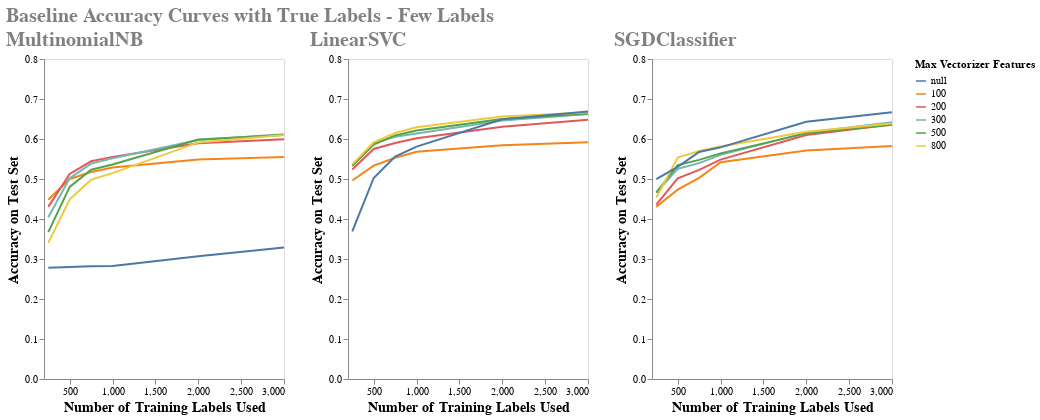

Write notebook code for a chart like this one.
### Markdown cell above
Zoom in to the early part of the chart and the first labels added.

### Code cell
upper_early_sample_limit = 3000
chrts_early = []
for model_type in model_dict.keys():
    chrts_early.append(chart_results_curve(df_results.loc[(df_results['model_type']==model_type) & (df_results['samples']<=upper_early_sample_limit)], model_type))

super_chrt_early = alt.hconcat(chrts_early[0] | chrts_early [1] | chrts_early [2]).properties(
    title='Baseline Accuracy Curves with True Labels - Few Labels'
).configure_title(
    fontSize=20,
    anchor='start',
    color='gray'
)
super_chrt_early.save('super_chrt_early.html')
super_chrt_early

### Figure 1 — Vega-Lite specification as saved in the notebook (floating-point values rounded to 4 significant figures)
{"usermeta": {"embedOptions": {"theme": "fivethirtyeight"}}, "config": {"view": {"continuousWidth": 400, "continuousHeight": 300}, "title": {"anchor": "start", "color": "gray", "fontSize": 20}}, "hconcat": [{"hconcat": [{"data": {"name": "data-4b0f438225a90ac14c1f71bf13c16c12"}, "mark": "line", "encoding": {"color": {"type": "nominal", "field": "vectorizer_num_features", "title": "Max Vectorizer Features"}, "tooltip": [{"type": "quantitative", "field": "samples", "format": ",.0f"}, {"type": "quantitative", "field": "test_accuracy", "format": ",.4f"}, {"type": "quantitative", "field": "vectorizer_num_features"}, {"type": "quantitative", "field": "run_time", "format": ",.4f"}], "x": {"type": "quantitative", "axis": {"grid": false, "title": "Number of Training Labels Used", "titleFontSize": 14}, "field": "samples"}, "y": {"type": "quantitative", "axis": {"grid": false, "title": "Accuracy on Test Set", "titleFontSize": 14}, "field": "test_accuracy", "scale": {"domain": [0.0, 0.8]}}}, "height": 320, "title": "MultinomialNB", "width": 240}, {"data": {"name": "data-7a27d4958bae50dfa9df7ebdec9fa045"}, "mark": "line", "encoding": {"color": {"type": "nominal", "field": "vectorizer_num_features", "title": "Max Vectorizer Features"}, "tooltip": [{"type": "quantitative", "field": "samples", "format": ",.0f"}, {"type": "quantitative", "field": "test_accuracy", "format": ",.4f"}, {"type": "quantitative", "field": "vectorizer_num_features"}, {"type": "quantitative", "field": "run_time", "format": ",.4f"}], "x": {"type": "quantitative", "axis": {"grid": false, "title": "Number of Training Labels Used", "titleFontSize": 14}, "field": "samples"}, "y": {"type": "quantitative", "axis": {"grid": false, "title": "Accuracy on Test Set", "titleFontSize": 14}, "field": "test_accuracy", "scale": {"domain": [0.0, 0.8]}}}, "height": 320, "title": "LinearSVC", "width": 240}, {"data": {"name": "data-a63948132ed322f52785a71ae1d37b2b"}, "mark": "line", "encoding": {"color": {"type": "nominal", "field": "vectorizer_num_features", "title": "Max Vectorizer Features"}, "tooltip": [{"type": "quantitative", "field": "samples", "format": ",.0f"}, {"type": "quantitative", "field": "test_accuracy", "format": ",.4f"}, {"type": "quantitative", "field": "vectorizer_num_features"}, {"type": "quantitative", "field": "run_time", "format": ",.4f"}], "x": {"type": "quantitative", "axis": {"grid": false, "title": "Number of Training Labels Used", "titleFontSize": 14}, "field": "samples"}, "y": {"type": "quantitative", "axis": {"grid": false, "title": "Accuracy on Test Set", "titleFontSize": 14}, "field": "test_accuracy", "scale": {"domain": [0.0, 0.8]}}}, "height": 320, "title": "SGDClassifier", "width": 240}]}], "title": "Baseline Accuracy Curves with True Labels - Few Labels", "$schema": "https://vega.github.io/schema/vega-lite/v4.8.1.json", "datasets": {"data-4b0f438225a90ac14c1f71bf13c16c12": [{"model_type": "MultinomialNB", "vectorizer_num_features": 100, "semi_supervised": false, "samples": 250, "dummy_train_accuracy": 0.1713, "dummy_test_accuracy": 0.1628, "train_accuracy": 0.6375, "test_accuracy": 0.448, "run_time": 0.005997}, {"model_type": "MultinomialNB", "vectorizer_num_features": 100, "semi_supervised": false, "samples": 500, "dummy_train_accuracy": 0.1697, "dummy_test_accuracy": 0.1542, "train_accuracy": 0.6327, "test_accuracy": 0.5001, "run_time": 0.004021}, {"model_type": "MultinomialNB", "vectorizer_num_features": 100, "semi_supervised": false, "samples": 750, "dummy_train_accuracy": 0.1704, "dummy_test_accuracy": 0.1532, "train_accuracy": 0.6125, "test_accuracy": 0.5177, "run_time": 0.009001}, {"model_type": "MultinomialNB", "vectorizer_num_features": 100, "semi_supervised": false, "samples": 1000, "dummy_train_accuracy": 0.1638, "dummy_test_accuracy": 0.1566, "train_accuracy": 0.6194, "test_accuracy": 0.5286, "run_time": 0.006}, {"model_type": "MultinomialNB", "vectorizer_num_features": 100, "semi_supervised": false, "samples": 2000, "dummy_train_accuracy": 0.1479, "dummy_test_accuracy": 0.1567, "train_accuracy": 0.5847, "test_accuracy": 0.5489, "run_time": 0.009023}, {"model_type": "MultinomialNB", "vectorizer_num_features": 100, "semi_supervised": false, "samples": 3000, "dummy_train_accuracy": 0.1649, "dummy_test_accuracy": 0.1534, "train_accuracy": 0.5861, "test_accuracy": 0.5551, "run_time": 0.01202}, {"model_type": "MultinomialNB", "vectorizer_num_features": 200, "semi_supervised": false, "samples": 250, "dummy_train_accuracy": 0.1713, "dummy_test_accuracy": 0.1628, "train_accuracy": 0.6295, "test_accuracy": 0.4302, "run_time": 0.005}, {"model_type": "MultinomialNB", "vectorizer_num_features": 200, "semi_supervised": false, "samples": 500, "dummy_train_accuracy": 0.1697, "dummy_test_accuracy": 0.1542, "train_accuracy": 0.6567, "test_accuracy": 0.5126, "run_time": 0.005999}, {"model_type": "MultinomialNB", "vectorizer_num_features": 200, "semi_supervised": false, "samples": 750, "dummy_train_accuracy": 0.1704, "dummy_test_accuracy": 0.1532, "train_accuracy": 0.6738, "test_accuracy": 0.5443, "run_time": 0.006001}, {"model_type": "MultinomialNB", "vectorizer_num_features": 200, "semi_supervised": false, "samples": 1000, "dummy_train_accuracy": 0.1638, "dummy_test_accuracy": 0.1566, "train_accuracy": 0.6753, "test_accuracy": 0.5553, "run_time": 0.006999}, {"model_type": "MultinomialNB", "vectorizer_num_features": 200, "semi_supervised": false, "samples": 2000, "dummy_train_accuracy": 0.1479, "dummy_test_accuracy": 0.1567, "train_accuracy": 0.6582, "test_accuracy": 0.5891, "run_time": 0.018}, {"model_type": "MultinomialNB", "vectorizer_num_features": 200, "semi_supervised": false, "samples": 3000, "dummy_train_accuracy": 0.1649, "dummy_test_accuracy": 0.1534, "train_accuracy": 0.6511, "test_accuracy": 0.5993, "run_time": 0.01502}, {"model_type": "MultinomialNB", "vectorizer_num_features": 300, "semi_supervised": false, "samples": 250, "dummy_train_accuracy": 0.1713, "dummy_test_accuracy": 0.1628, "train_accuracy": 0.6414, "test_accuracy": 0.4042, "run_time": 0.005001}, {"model_type": "MultinomialNB", "vectorizer_num_features": 300, "semi_supervised": false, "samples": 500, "dummy_train_accuracy": 0.1697, "dummy_test_accuracy": 0.1542, "train_accuracy": 0.6786, "test_accuracy": 0.5022, "run_time": 0.007001}, {"model_type": "MultinomialNB", "vectorizer_num_features": 300, "semi_supervised": false, "samples": 750, "dummy_train_accuracy": 0.1704, "dummy_test_accuracy": 0.1532, "train_accuracy": 0.7017, "test_accuracy": 0.5385, "run_time": 0.006}, {"model_type": "MultinomialNB", "vectorizer_num_features": 300, "semi_supervised": false, "samples": 1000, "dummy_train_accuracy": 0.1638, "dummy_test_accuracy": 0.1566, "train_accuracy": 0.7063, "test_accuracy": 0.552, "run_time": 0.007001}, {"model_type": "MultinomialNB", "vectorizer_num_features": 300, "semi_supervised": false, "samples": 2000, "dummy_train_accuracy": 0.1479, "dummy_test_accuracy": 0.1567, "train_accuracy": 0.6902, "test_accuracy": 0.5978, "run_time": 0.01}, {"model_type": "MultinomialNB", "vectorizer_num_features": 300, "semi_supervised": false, "samples": 3000, "dummy_train_accuracy": 0.1649, "dummy_test_accuracy": 0.1534, "train_accuracy": 0.6871, "test_accuracy": 0.6116, "run_time": 0.014}, {"model_type": "MultinomialNB", "vectorizer_num_features": 500, "semi_supervised": false, "samples": 250, "dummy_train_accuracy": 0.1713, "dummy_test_accuracy": 0.1628, "train_accuracy": 0.6215, "test_accuracy": 0.367, "run_time": 0.003999}, {"model_type": "MultinomialNB", "vectorizer_num_features": 500, "semi_supervised": false, "samples": 500, "dummy_train_accuracy": 0.1697, "dummy_test_accuracy": 0.1542, "train_accuracy": 0.6846, "test_accuracy": 0.4801, "run_time": 0.007}, {"model_type": "MultinomialNB", "vectorizer_num_features": 500, "semi_supervised": false, "samples": 750, "dummy_train_accuracy": 0.1704, "dummy_test_accuracy": 0.1532, "train_accuracy": 0.7124, "test_accuracy": 0.5233, "run_time": 0.005998}, {"model_type": "MultinomialNB", "vectorizer_num_features": 500, "semi_supervised": false, "samples": 1000, "dummy_train_accuracy": 0.1638, "dummy_test_accuracy": 0.1566, "train_accuracy": 0.7123, "test_accuracy": 0.5362, "run_time": 0.008004}, {"model_type": "MultinomialNB", "vectorizer_num_features": 500, "semi_supervised": false, "samples": 2000, "dummy_train_accuracy": 0.1479, "dummy_test_accuracy": 0.1567, "train_accuracy": 0.7081, "test_accuracy": 0.5987, "run_time": 0.008}, {"model_type": "MultinomialNB", "vectorizer_num_features": 500, "semi_supervised": false, "samples": 3000, "dummy_train_accuracy": 0.1649, "dummy_test_accuracy": 0.1534, "train_accuracy": 0.7054, "test_accuracy": 0.6099, "run_time": 0.012}, {"model_type": "MultinomialNB", "vectorizer_num_features": 800, "semi_supervised": false, "samples": 250, "dummy_train_accuracy": 0.1713, "dummy_test_accuracy": 0.1628, "train_accuracy": 0.6056, "test_accuracy": 0.3403, "run_time": 0.004985}, {"model_type": "MultinomialNB", "vectorizer_num_features": 800, "semi_supervised": false, "samples": 500, "dummy_train_accuracy": 0.1697, "dummy_test_accuracy": 0.1542, "train_accuracy": 0.6647, "test_accuracy": 0.4493, "run_time": 0.004999}, {"model_type": "MultinomialNB", "vectorizer_num_features": 800, "semi_supervised": false, "samples": 750, "dummy_train_accuracy": 0.1704, "dummy_test_accuracy": 0.1532, "train_accuracy": 0.6977, "test_accuracy": 0.4984, "run_time": 0.011}, {"model_type": "MultinomialNB", "vectorizer_num_features": 800, "semi_supervised": false, "samples": 1000, "dummy_train_accuracy": 0.1638, "dummy_test_accuracy": 0.1566, "train_accuracy": 0.7063, "test_accuracy": 0.5147, "run_time": 0.007997}, {"model_type": "MultinomialNB", "vectorizer_num_features": 800, "semi_supervised": false, "samples": 2000, "dummy_train_accuracy": 0.1479, "dummy_test_accuracy": 0.1567, "train_accuracy": 0.7211, "test_accuracy": 0.5914, "run_time": 0.01}, {"model_type": "MultinomialNB", "vectorizer_num_features": 800, "semi_supervised": false, "samples": 3000, "dummy_train_accuracy": 0.1649, "dummy_test_accuracy": 0.1534, "train_accuracy": 0.7214, "test_accuracy": 0.61, "run_time": 0.015}, {"model_type": "MultinomialNB", "vectorizer_num_features": null, "semi_supervised": false, "samples": 250, "dummy_train_accuracy": 0.1713, "dummy_test_accuracy": 0.1628, "train_accuracy": 0.4263, "test_accuracy": 0.2784, "run_time": 0.232}, {"model_type": "MultinomialNB", "vectorizer_num_features": null, "semi_supervised": false, "samples": 500, "dummy_train_accuracy": 0.1697, "dummy_test_accuracy": 0.1542, "train_accuracy": 0.509, "test_accuracy": 0.2802, "run_time": 0.228}, {"model_type": "MultinomialNB", "vectorizer_num_features": null, "semi_supervised": false, "samples": 750, "dummy_train_accuracy": 0.1704, "dummy_test_accuracy": 0.1532, "train_accuracy": 0.5286, "test_accuracy": 0.2821, "run_time": 0.216}, {"model_type": "MultinomialNB", "vectorizer_num_features": null, "semi_supervised": false, "samples": 1000, "dummy_train_accuracy": 0.1638, "dummy_test_accuracy": 0.1566, "train_accuracy": 0.4755, "test_accuracy": 0.2825, "run_time": 0.207}, {"model_type": "MultinomialNB", "vectorizer_num_features": null, "semi_supervised": false, "samples": 2000, "dummy_train_accuracy": 0.1479, "dummy_test_accuracy": 0.1567, "train_accuracy": 0.5522, "test_accuracy": 0.3067, "run_time": 0.211}, {"model_type": "MultinomialNB", "vectorizer_num_features": null, "semi_supervised": false, "samples": 3000, "dummy_train_accuracy": 0.1649, "dummy_test_accuracy": 0.1534, "train_accuracy": 0.5891, "test_accuracy": 0.3288, "run_time": 0.204}], "data-7a27d4958bae50dfa9df7ebdec9fa045": [{"model_type": "LinearSVC", "vectorizer_num_features": 100, "semi_supervised": false, "samples": 250, "dummy_train_accuracy": 0.1713, "dummy_test_accuracy": 0.1628, "train_accuracy": 0.8884, "test_accuracy": 0.4962, "run_time": 0.005992}, {"model_type": "LinearSVC", "vectorizer_num_features": 100, "semi_supervised": false, "samples": 500, "dummy_train_accuracy": 0.1697, "dummy_test_accuracy": 0.1542, "train_accuracy": 0.7924, "test_accuracy": 0.5336, "run_time": 0.007}, {"model_type": "LinearSVC", "vectorizer_num_features": 100, "semi_supervised": false, "samples": 750, "dummy_train_accuracy": 0.1704, "dummy_test_accuracy": 0.1532, "train_accuracy": 0.7324, "test_accuracy": 0.5531, "run_time": 0.008999}, {"model_type": "LinearSVC", "vectorizer_num_features": 100, "semi_supervised": false, "samples": 1000, "dummy_train_accuracy": 0.1638, "dummy_test_accuracy": 0.1566, "train_accuracy": 0.7063, "test_accuracy": 0.5679, "run_time": 0.012}, {"model_type": "LinearSVC", "vectorizer_num_features": 100, "semi_supervised": false, "samples": 2000, "dummy_train_accuracy": 0.1479, "dummy_test_accuracy": 0.1567, "train_accuracy": 0.6612, "test_accuracy": 0.5846, "run_time": 0.02401}, {"model_type": "LinearSVC", "vectorizer_num_features": 100, "semi_supervised": false, "samples": 3000, "dummy_train_accuracy": 0.1649, "dummy_test_accuracy": 0.1534, "train_accuracy": 0.6395, "test_accuracy": 0.5921, "run_time": 0.05801}, {"model_type": "LinearSVC", "vectorizer_num_features": 200, "semi_supervised": false, "samples": 250, "dummy_train_accuracy": 0.1713, "dummy_test_accuracy": 0.1628, "train_accuracy": 0.9562, "test_accuracy": 0.5237, "run_time": 0.005998}, {"model_type": "LinearSVC", "vectorizer_num_features": 200, "semi_supervised": false, "samples": 500, "dummy_train_accuracy": 0.1697, "dummy_test_accuracy": 0.1542, "train_accuracy": 0.9182, "test_accuracy": 0.5751, "run_time": 0.007}, {"model_type": "LinearSVC", "vectorizer_num_features": 200, "semi_supervised": false, "samples": 750, "dummy_train_accuracy": 0.1704, "dummy_test_accuracy": 0.1532, "train_accuracy": 0.8695, "test_accuracy": 0.5899, "run_time": 0.01}, {"model_type": "LinearSVC", "vectorizer_num_features": 200, "semi_supervised": false, "samples": 1000, "dummy_train_accuracy": 0.1638, "dummy_test_accuracy": 0.1566, "train_accuracy": 0.8302, "test_accuracy": 0.6018, "run_time": 0.01299}, {"model_type": "LinearSVC", "vectorizer_num_features": 200, "semi_supervised": false, "samples": 2000, "dummy_train_accuracy": 0.1479, "dummy_test_accuracy": 0.1567, "train_accuracy": 0.7631, "test_accuracy": 0.6303, "run_time": 0.036}, {"model_type": "LinearSVC", "vectorizer_num_features": 200, "semi_supervised": false, "samples": 3000, "dummy_train_accuracy": 0.1649, "dummy_test_accuracy": 0.1534, "train_accuracy": 0.7358, "test_accuracy": 0.6478, "run_time": 0.04498}, {"model_type": "LinearSVC", "vectorizer_num_features": 300, "semi_supervised": false, "samples": 250, "dummy_train_accuracy": 0.1713, "dummy_test_accuracy": 0.1628, "train_accuracy": 0.988, "test_accuracy": 0.5335, "run_time": 0.00802}, {"model_type": "LinearSVC", "vectorizer_num_features": 300, "semi_supervised": false, "samples": 500, "dummy_train_accuracy": 0.1697, "dummy_test_accuracy": 0.1542, "train_accuracy": 0.9641, "test_accuracy": 0.59, "run_time": 0.008999}, {"model_type": "LinearSVC", "vectorizer_num_features": 300, "semi_supervised": false, "samples": 750, "dummy_train_accuracy": 0.1704, "dummy_test_accuracy": 0.1532, "train_accuracy": 0.9334, "test_accuracy": 0.6056, "run_time": 0.009998}, {"model_type": "LinearSVC", "vectorizer_num_features": 300, "semi_supervised": false, "samples": 1000, "dummy_train_accuracy": 0.1638, "dummy_test_accuracy": 0.1566, "train_accuracy": 0.9041, "test_accuracy": 0.6139, "run_time": 0.01298}, {"model_type": "LinearSVC", "vectorizer_num_features": 300, "semi_supervised": false, "samples": 2000, "dummy_train_accuracy": 0.1479, "dummy_test_accuracy": 0.1567, "train_accuracy": 0.8331, "test_accuracy": 0.6464, "run_time": 0.024}, {"model_type": "LinearSVC", "vectorizer_num_features": 300, "semi_supervised": false, "samples": 3000, "dummy_train_accuracy": 0.1649, "dummy_test_accuracy": 0.1534, "train_accuracy": 0.7951, "test_accuracy": 0.6626, "run_time": 0.05198}, {"model_type": "LinearSVC", "vectorizer_num_features": 500, "semi_supervised": false, "samples": 250, "dummy_train_accuracy": 0.1713, "dummy_test_accuracy": 0.1628, "train_accuracy": 0.996, "test_accuracy": 0.5325, "run_time": 0.005}, {"model_type": "LinearSVC", "vectorizer_num_features": 500, "semi_supervised": false, "samples": 500, "dummy_train_accuracy": 0.1697, "dummy_test_accuracy": 0.1542, "train_accuracy": 0.986, "test_accuracy": 0.5861, "run_time": 0.009979}, {"model_type": "LinearSVC", "vectorizer_num_features": 500, "semi_supervised": false, "samples": 750, "dummy_train_accuracy": 0.1704, "dummy_test_accuracy": 0.1532, "train_accuracy": 0.9774, "test_accuracy": 0.6089, "run_time": 0.009998}, {"model_type": "LinearSVC", "vectorizer_num_features": 500, "semi_supervised": false, "samples": 1000, "dummy_train_accuracy": 0.1638, "dummy_test_accuracy": 0.1566, "train_accuracy": 0.966, "test_accuracy": 0.621, "run_time": 0.015}, {"model_type": "LinearSVC", "vectorizer_num_features": 500, "semi_supervised": false, "samples": 2000, "dummy_train_accuracy": 0.1479, "dummy_test_accuracy": 0.1567, "train_accuracy": 0.8921, "test_accuracy": 0.6499, "run_time": 0.026}, {"model_type": "LinearSVC", "vectorizer_num_features": 500, "semi_supervised": false, "samples": 3000, "dummy_train_accuracy": 0.1649, "dummy_test_accuracy": 0.1534, "train_accuracy": 0.8574, "test_accuracy": 0.6634, "run_time": 0.04901}, {"model_type": "LinearSVC", "vectorizer_num_features": 800, "semi_supervised": false, "samples": 250, "dummy_train_accuracy": 0.1713, "dummy_test_accuracy": 0.1628, "train_accuracy": 1.0, "test_accuracy": 0.5367, "run_time": 0.006001}, {"model_type": "LinearSVC", "vectorizer_num_features": 800, "semi_supervised": false, "samples": 500, "dummy_train_accuracy": 0.1697, "dummy_test_accuracy": 0.1542, "train_accuracy": 0.998, "test_accuracy": 0.5916, "run_time": 0.009999}, {"model_type": "LinearSVC", "vectorizer_num_features": 800, "semi_supervised": false, "samples": 750, "dummy_train_accuracy": 0.1704, "dummy_test_accuracy": 0.1532, "train_accuracy": 0.992, "test_accuracy": 0.6148, "run_time": 0.013}, {"model_type": "LinearSVC", "vectorizer_num_features": 800, "semi_supervised": false, "samples": 1000, "dummy_train_accuracy": 0.1638, "dummy_test_accuracy": 0.1566, "train_accuracy": 0.984, "test_accuracy": 0.6292, "run_time": 0.01699}, {"model_type": "LinearSVC", "vectorizer_num_features": 800, "semi_supervised": false, "samples": 2000, "dummy_train_accuracy": 0.1479, "dummy_test_accuracy": 0.1567, "train_accuracy": 0.9395, "test_accuracy": 0.6565, "run_time": 0.031}, {"model_type": "LinearSVC", "vectorizer_num_features": 800, "semi_supervised": false, "samples": 3000, "dummy_train_accuracy": 0.1649, "dummy_test_accuracy": 0.1534, "train_accuracy": 0.9077, "test_accuracy": 0.6661, "run_time": 0.044}, {"model_type": "LinearSVC", "vectorizer_num_features": null, "semi_supervised": false, "samples": 250, "dummy_train_accuracy": 0.1713, "dummy_test_accuracy": 0.1628, "train_accuracy": 1.0, "test_accuracy": 0.3693, "run_time": 0.093}, {"model_type": "LinearSVC", "vectorizer_num_features": null, "semi_supervised": false, "samples": 500, "dummy_train_accuracy": 0.1697, "dummy_test_accuracy": 0.1542, "train_accuracy": 1.0, "test_accuracy": 0.5026, "run_time": 0.099}, {"model_type": "LinearSVC", "vectorizer_num_features": null, "semi_supervised": false, "samples": 750, "dummy_train_accuracy": 0.1704, "dummy_test_accuracy": 0.1532, "train_accuracy": 1.0, "test_accuracy": 0.5561, "run_time": 0.101}, {"model_type": "LinearSVC", "vectorizer_num_features": null, "semi_supervised": false, "samples": 1000, "dummy_train_accuracy": 0.1638, "dummy_test_accuracy": 0.1566, "train_accuracy": 1.0, "test_accuracy": 0.581, "run_time": 0.103}, {"model_type": "LinearSVC", "vectorizer_num_features": null, "semi_supervised": false, "samples": 2000, "dummy_train_accuracy": 0.1479, "dummy_test_accuracy": 0.1567, "train_accuracy": 1.0, "test_accuracy": 0.6495, "run_time": 0.156}, {"model_type": "LinearSVC", "vectorizer_num_features": null, "semi_supervised": false, "samples": 3000, "dummy_train_accuracy": 0.1649, "dummy_test_accuracy": 0.1534, "train_accuracy": 1.0, "test_accuracy": 0.6689, "run_time": 0.212}], "data-a63948132ed322f52785a71ae1d37b2b": [{"model_type": "SGDClassifier", "vectorizer_num_features": 100, "semi_supervised": false, "samples": 250, "dummy_train_accuracy": 0.1713, "dummy_test_accuracy": 0.1628, "train_accuracy": 0.9283, "test_accuracy": 0.4304, "run_time": 0.115}, {"model_type": "SGDClassifier", "vectorizer_num_features": 100, "semi_supervised": false, "samples": 500, "dummy_train_accuracy": 0.1697, "dummy_test_accuracy": 0.1542, "train_accuracy": 0.8483, "test_accuracy": 0.4735, "run_time": 0.117}, {"model_type": "SGDClassifier", "vectorizer_num_features": 100, "semi_supervised": false, "samples": 750, "dummy_train_accuracy": 0.1704, "dummy_test_accuracy": 0.1532, "train_accuracy": 0.7683, "test_accuracy": 0.503, "run_time": 0.115}, {"model_type": "SGDClassifier", "vectorizer_num_features": 100, "semi_supervised": false, "samples": 1000, "dummy_train_accuracy": 0.1638, "dummy_test_accuracy": 0.1566, "train_accuracy": 0.7243, "test_accuracy": 0.542, "run_time": 0.116}, {"model_type": "SGDClassifier", "vectorizer_num_features": 100, "semi_supervised": false, "samples": 2000, "dummy_train_accuracy": 0.1479, "dummy_test_accuracy": 0.1567, "train_accuracy": 0.6432, "test_accuracy": 0.571, "run_time": 0.112}, {"model_type": "SGDClassifier", "vectorizer_num_features": 100, "semi_supervised": false, "samples": 3000, "dummy_train_accuracy": 0.1649, "dummy_test_accuracy": 0.1534, "train_accuracy": 0.6415, "test_accuracy": 0.5828, "run_time": 0.117}, {"model_type": "SGDClassifier", "vectorizer_num_features": 200, "semi_supervised": false, "samples": 250, "dummy_train_accuracy": 0.1713, "dummy_test_accuracy": 0.1628, "train_accuracy": 0.988, "test_accuracy": 0.4361, "run_time": 0.124}, {"model_type": "SGDClassifier", "vectorizer_num_features": 200, "semi_supervised": false, "samples": 500, "dummy_train_accuracy": 0.1697, "dummy_test_accuracy": 0.1542, "train_accuracy": 0.9681, "test_accuracy": 0.5018, "run_time": 0.115}, {"model_type": "SGDClassifier", "vectorizer_num_features": 200, "semi_supervised": false, "samples": 750, "dummy_train_accuracy": 0.1704, "dummy_test_accuracy": 0.1532, "train_accuracy": 0.9401, "test_accuracy": 0.523, "run_time": 0.116}, {"model_type": "SGDClassifier", "vectorizer_num_features": 200, "semi_supervised": false, "samples": 1000, "dummy_train_accuracy": 0.1638, "dummy_test_accuracy": 0.1566, "train_accuracy": 0.9071, "test_accuracy": 0.5485, "run_time": 0.124}, {"model_type": "SGDClassifier", "vectorizer_num_features": 200, "semi_supervised": false, "samples": 2000, "dummy_train_accuracy": 0.1479, "dummy_test_accuracy": 0.1567, "train_accuracy": 0.7946, "test_accuracy": 0.6098, "run_time": 0.12}, {"model_type": "SGDClassifier", "vectorizer_num_features": 200, "semi_supervised": false, "samples": 3000, "dummy_train_accuracy": 0.1649, "dummy_test_accuracy": 0.1534, "train_accuracy": 0.7481, "test_accuracy": 0.636, "run_time": 0.125}, {"model_type": "SGDClassifier", "vectorizer_num_features": 300, "semi_supervised": false, "samples": 250, "dummy_train_accuracy": 0.1713, "dummy_test_accuracy": 0.1628, "train_accuracy": 1.0, "test_accuracy": 0.4662, "run_time": 0.12}, {"model_type": "SGDClassifier", "vectorizer_num_features": 300, "semi_supervised": false, "samples": 500, "dummy_train_accuracy": 0.1697, "dummy_test_accuracy": 0.1542, "train_accuracy": 0.994, "test_accuracy": 0.5253, "run_time": 0.109}, {"model_type": "SGDClassifier", "vectorizer_num_features": 300, "semi_supervised": false, "samples": 750, "dummy_train_accuracy": 0.1704, "dummy_test_accuracy": 0.1532, "train_accuracy": 0.9933, "test_accuracy": 0.5396, "run_time": 0.122}, {"model_type": "SGDClassifier", "vectorizer_num_features": 300, "semi_supervised": false, "samples": 1000, "dummy_train_accuracy": 0.1638, "dummy_test_accuracy": 0.1566, "train_accuracy": 0.982, "test_accuracy": 0.5604, "run_time": 0.121}, {"model_type": "SGDClassifier", "vectorizer_num_features": 300, "semi_supervised": false, "samples": 2000, "dummy_train_accuracy": 0.1479, "dummy_test_accuracy": 0.1567, "train_accuracy": 0.8806, "test_accuracy": 0.6158, "run_time": 0.123}, {"model_type": "SGDClassifier", "vectorizer_num_features": 300, "semi_supervised": false, "samples": 3000, "dummy_train_accuracy": 0.1649, "dummy_test_accuracy": 0.1534, "train_accuracy": 0.8237, "test_accuracy": 0.6417, "run_time": 0.116}, {"model_type": "SGDClassifier", "vectorizer_num_features": 500, "semi_supervised": false, "samples": 250, "dummy_train_accuracy": 0.1713, "dummy_test_accuracy": 0.1628, "train_accuracy": 1.0, "test_accuracy": 0.466, "run_time": 0.111}, {"model_type": "SGDClassifier", "vectorizer_num_features": 500, "semi_supervised": false, "samples": 500, "dummy_train_accuracy": 0.1697, "dummy_test_accuracy": 0.1542, "train_accuracy": 1.0, "test_accuracy": 0.535, "run_time": 0.122}, {"model_type": "SGDClassifier", "vectorizer_num_features": 500, "semi_supervised": false, "samples": 750, "dummy_train_accuracy": 0.1704, "dummy_test_accuracy": 0.1532, "train_accuracy": 0.9987, "test_accuracy": 0.5478, "run_time": 0.108}, {"model_type": "SGDClassifier", "vectorizer_num_features": 500, "semi_supervised": false, "samples": 1000, "dummy_train_accuracy": 0.1638, "dummy_test_accuracy": 0.1566, "train_accuracy": 0.996, "test_accuracy": 0.5641, "run_time": 0.12}, {"model_type": "SGDClassifier", "vectorizer_num_features": 500, "semi_supervised": false, "samples": 2000, "dummy_train_accuracy": 0.1479, "dummy_test_accuracy": 0.1567, "train_accuracy": 0.959, "test_accuracy": 0.6141, "run_time": 0.121}, {"model_type": "SGDClassifier", "vectorizer_num_features": 500, "semi_supervised": false, "samples": 3000, "dummy_train_accuracy": 0.1649, "dummy_test_accuracy": 0.1534, "train_accuracy": 0.898, "test_accuracy": 0.6355, "run_time": 0.112}, {"model_type": "SGDClassifier", "vectorizer_num_features": 800, "semi_supervised": false, "samples": 250, "dummy_train_accuracy": 0.1713, "dummy_test_accuracy": 0.1628, "train_accuracy": 1.0, "test_accuracy": 0.4534, "run_time": 0.113}, {"model_type": "SGDClassifier", "vectorizer_num_features": 800, "semi_supervised": false, "samples": 500, "dummy_train_accuracy": 0.1697, "dummy_test_accuracy": 0.1542, "train_accuracy": 1.0, "test_accuracy": 0.5536, "run_time": 0.123}, {"model_type": "SGDClassifier", "vectorizer_num_features": 800, "semi_supervised": false, "samples": 750, "dummy_train_accuracy": 0.1704, "dummy_test_accuracy": 0.1532, "train_accuracy": 1.0, "test_accuracy": 0.5702, "run_time": 0.124}, {"model_type": "SGDClassifier", "vectorizer_num_features": 800, "semi_supervised": false, "samples": 1000, "dummy_train_accuracy": 0.1638, "dummy_test_accuracy": 0.1566, "train_accuracy": 0.998, "test_accuracy": 0.5814, "run_time": 0.113}, {"model_type": "SGDClassifier", "vectorizer_num_features": 800, "semi_supervised": false, "samples": 2000, "dummy_train_accuracy": 0.1479, "dummy_test_accuracy": 0.1567, "train_accuracy": 0.988, "test_accuracy": 0.6179, "run_time": 0.121}, {"model_type": "SGDClassifier", "vectorizer_num_features": 800, "semi_supervised": false, "samples": 3000, "dummy_train_accuracy": 0.1649, "dummy_test_accuracy": 0.1534, "train_accuracy": 0.9563, "test_accuracy": 0.6389, "run_time": 0.116}, {"model_type": "SGDClassifier", "vectorizer_num_features": null, "semi_supervised": false, "samples": 250, "dummy_train_accuracy": 0.1713, "dummy_test_accuracy": 0.1628, "train_accuracy": 1.0, "test_accuracy": 0.4995, "run_time": 0.833}, {"model_type": "SGDClassifier", "vectorizer_num_features": null, "semi_supervised": false, "samples": 500, "dummy_train_accuracy": 0.1697, "dummy_test_accuracy": 0.1542, "train_accuracy": 1.0, "test_accuracy": 0.5302, "run_time": 0.196}, {"model_type": "SGDClassifier", "vectorizer_num_features": null, "semi_supervised": false, "samples": 750, "dummy_train_accuracy": 0.1704, "dummy_test_accuracy": 0.1532, "train_accuracy": 1.0, "test_accuracy": 0.5676, "run_time": 1.173}, {"model_type": "SGDClassifier", "vectorizer_num_features": null, "semi_supervised": false, "samples": 1000, "dummy_train_accuracy": 0.1638, "dummy_test_accuracy": 0.1566, "train_accuracy": 1.0, "test_accuracy": 0.5792, "run_time": 0.195}, {"model_type": "SGDClassifier", "vectorizer_num_features": null, "semi_supervised": false, "samples": 2000, "dummy_train_accuracy": 0.1479, "dummy_test_accuracy": 0.1567, "train_accuracy": 1.0, "test_accuracy": 0.6431, "run_time": 0.2}, {"model_type": "SGDClassifier", "vectorizer_num_features": null, "semi_supervised": false, "samples": 3000, "dummy_train_accuracy": 0.1649, "dummy_test_accuracy": 0.1534, "train_accuracy": 1.0, "test_accuracy": 0.6672, "run_time": 0.202}]}}
